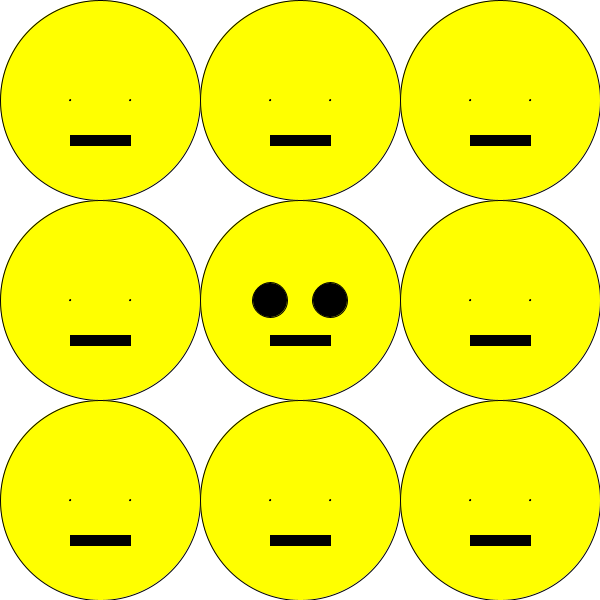
Frame 1 (no input)
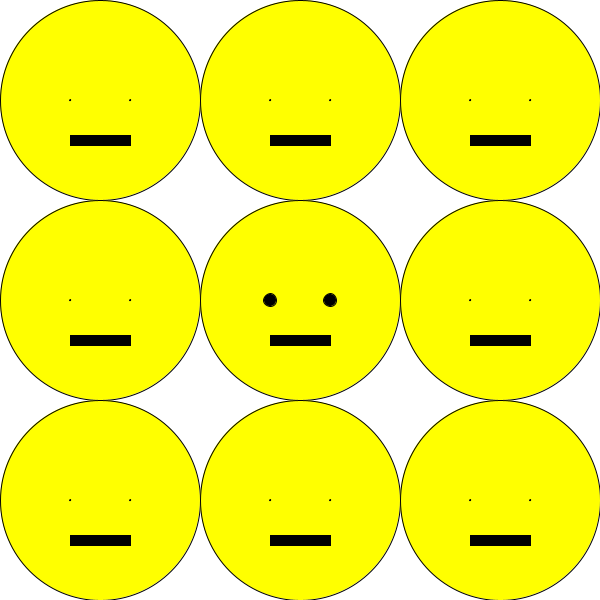
Frame 60 (the mouse pressed at the canvas centre just before this capture)
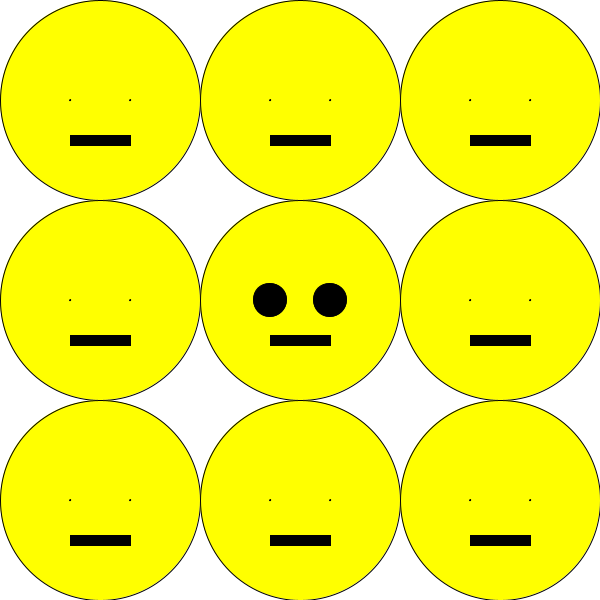
Frame 120 (the mouse held since frame 60 and released just before this capture)

The Processing sketch that drew these frames (run headless with seeded random() and noise(); from frame 60 on, the mouse is pressed at the canvas centre):

// Processing sketch: w4_02_smileyGrid
// ── w4_02_smileyGrid.pde
void setup() {
  size(600,600);
  background(255);
  rectMode(CENTER);
}

void draw(){
  background(255);  
  
  // creating multiple rows of smileys
  for(int j = 0; j<5; j += 2) {
    
    // creating multiple smileys in the row
    // i starts at zero and continues while it is less than 5
    // i increments by 2 each time
    for(int i = 0; i<5; i += 2){
      
      // conditional statement to give middle smiley
      // bulging eyes
      if(i == 2 && j == 2) {
        
        // i and j are used to space the smileys
        smiley(100 + 100 * i, 100 + 100 * j, random(5,50));
      
      } else {
      
        smiley(100 + 100 * i, 100 + 100 * j,1);
        
      }
      
      // see i in the console as it changes
      println(i);
    }
  }
  
  // this is how you would hard code the rows
  // let's use loops instead!
  //row 2
  //smiley(100,300,1);
  //smiley(300,300,1);
  //smiley(500,300,1);
  
  //row 3
  //smiley(100,500,1);
  //smiley(300,500,1);
  //smiley(500,500,1);
}

// smiley definition
void smiley(float x, float y, float eyeSize){
  
  // smiley head
  fill(255,255,0);
  ellipse(x, y, 200, 200);
  
  // smiley left eye
  fill(0);
  ellipse(x-30, y, eyeSize, eyeSize);
  
  // smiley right eye
  fill(0);
  ellipse(x+30, y, eyeSize, eyeSize);
  
  // smiley mouth
  rect(x, y + 40, 60, 10);   
}
